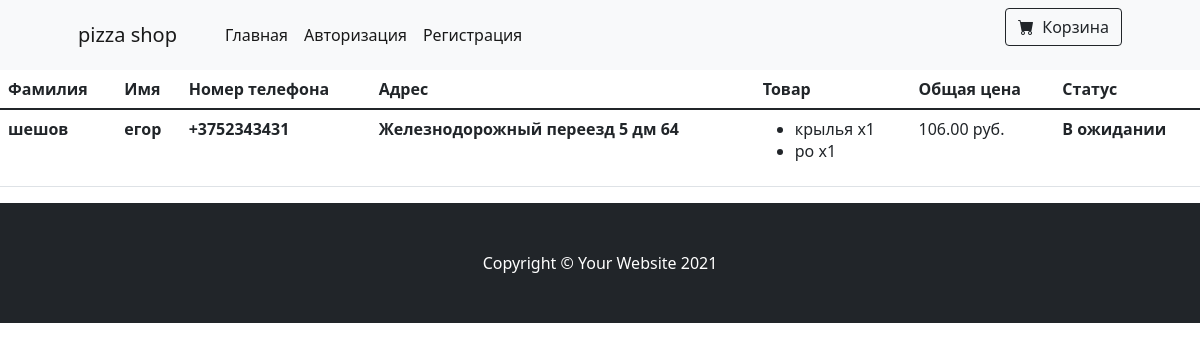
The page /orders/256eaf02-527c-11ec-90fc-d8c0a63591a2/ on the database its author committed.
### mainapp/models.py (models this page shows, shortened)
class Order(models.Model):
    first_name = models.CharField(max_length=255)
    last_name = models.CharField(max_length=255)
    address = models.CharField(max_length=255)
    phone = models.CharField(max_length=255)
    cart = models.ForeignKey(Cart, on_delete=models.CASCADE, null=True, blank=True)
    customer = models.ForeignKey(Customer, related_name='related_orders', on_delete=models.CASCADE)
    status = models.CharField(max_length=100, default='В ожидании')
    buying_type = models.CharField(max_length=100)
    slug = models.SlugField(unique=True, default=uuid.uuid1, db_index=True)
    class Meta:
        ordering = ['-id']

class CartProduct(models.Model):
    user = models.ForeignKey('Customer', on_delete=models.CASCADE)
    cart = models.ForeignKey('Cart',  on_delete=models.CASCADE, related_name='related_products')
    product = models.ForeignKey(Products, on_delete=models.CASCADE)
    qty = models.PositiveIntegerField(default=1)
    final_price = models.DecimalField(max_digits=9, decimal_places=2)

class Products(models.Model):
    name = models.CharField(max_length=255, db_index=True)
    description = models.TextField(max_length=255, db_index=True)
    price = models.DecimalField(max_digits=9, decimal_places=2, db_index=True)
    image = models.ImageField(db_index=True)
    categories = models.ManyToManyField('Category', related_name='products')
    slug = models.SlugField(unique=True, default=uuid.uuid1, db_index=True)
    class Meta:
        ordering = ['-id']

class Cart(models.Model):
    owner = models.ForeignKey('Customer', null=True, on_delete=models.CASCADE)
    products = models.ManyToManyField(CartProduct, blank=True, related_name='related_cart')
    total_products = models.PositiveIntegerField(default=0)
    final_price = models.DecimalField(max_digits=9, default=0, decimal_places=2)
    in_order = models.BooleanField(default=False)
    for_anonymous_user = models.BooleanField(default=False)

### mainapp/views.py (the view)
# urls.py: path('orders/<str:slug>/', OrdersDetail.as_view(), name='orders_detail_url'),
class OrdersDetail(View):
    def get(self, request, slug):
        order = Order.objects.get(slug__iexact=slug)
        return render(request, 'website/orders_detail.html', context={'order': order})

### mainapp/templates/website/orders_detail.html
{% extends 'website/base_template.html' %}
{% block content %}
<table class="table">
  <thead>
    <tr>
      <th scope="col">Фамилия</th>
      <th scope="col">Имя</th>
      <th scope="col">Номер телефона</th>
      <th scope="col">Адрес</th>
      <th scope="col">Товар</th>
        <th scope="col">Общая цена</th>
      <th scope="col">Статус</th>
    </tr>
  </thead>
  <body>
        <tr>
          <th scope="row">{{ order.first_name }}</th>
          <th scope="row">{{ order.last_name }}</th>
          <th scope="row">{{ order.phone }}</th>
          <th scope="row">{{ order.address }}</th>
          <td>
            <ul>
                {% for item in order.cart.products.all %}
                    <li>{{ item.product.name }} x{{ item.qty }}</li>
                {% endfor %}
            </ul>
            <td>{{ order.cart.final_price }} руб.</td>
          <th scope="row">{{ order.status }}</th>
        </td>
        </tr>
  </body>
</table>
{% endblock %}

### rows shown on the page
Order: first_name "шешов", last_name "егор", phone "+3752343431", address "Железнодорожный переезд 5 дм 64", cart.final_price "106.00", status "В ожидании"
CartProduct: product.name "крылья", qty "1"
CartProduct: product.name "po", qty "1"
